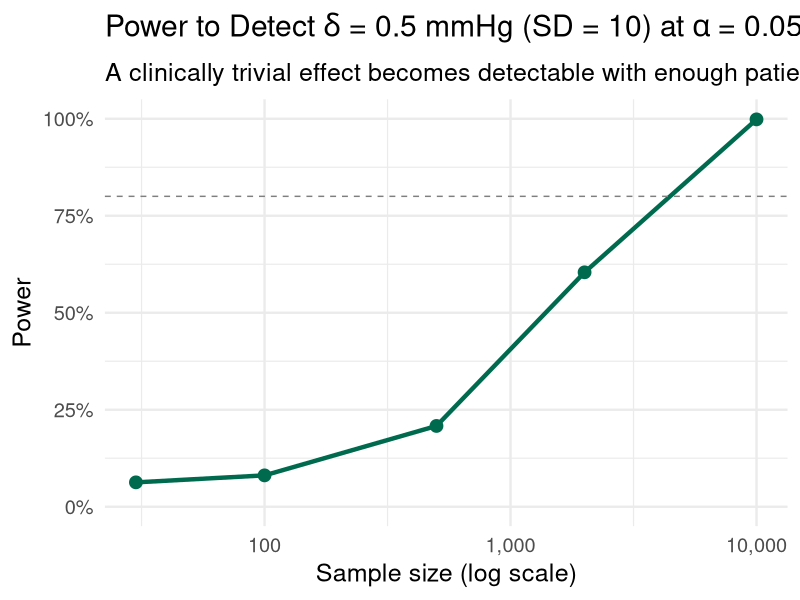
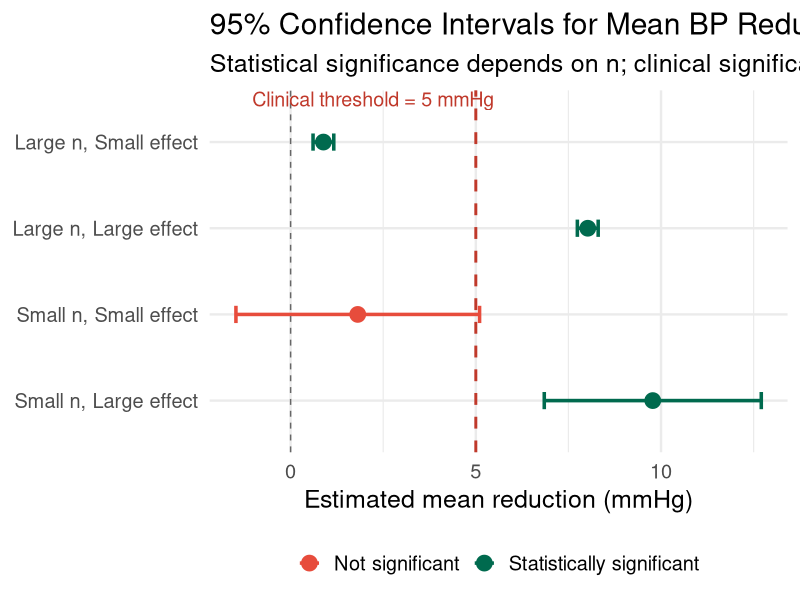
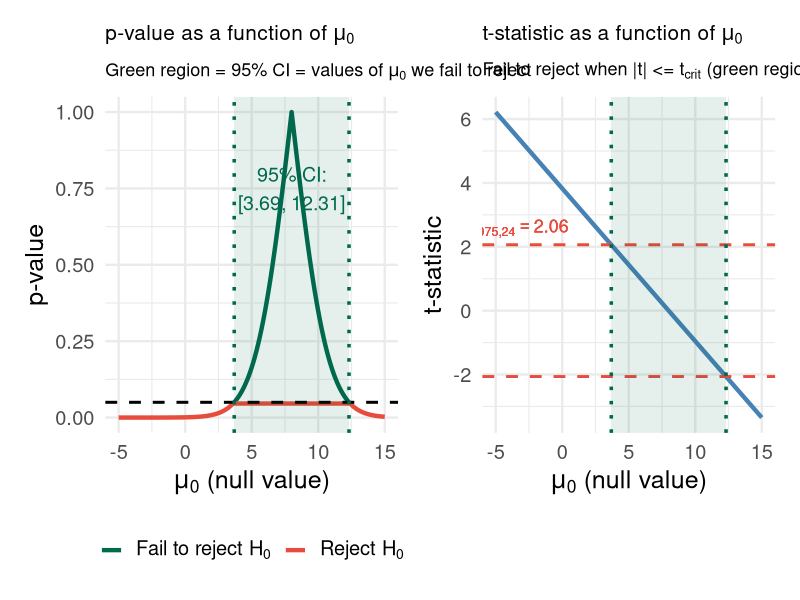
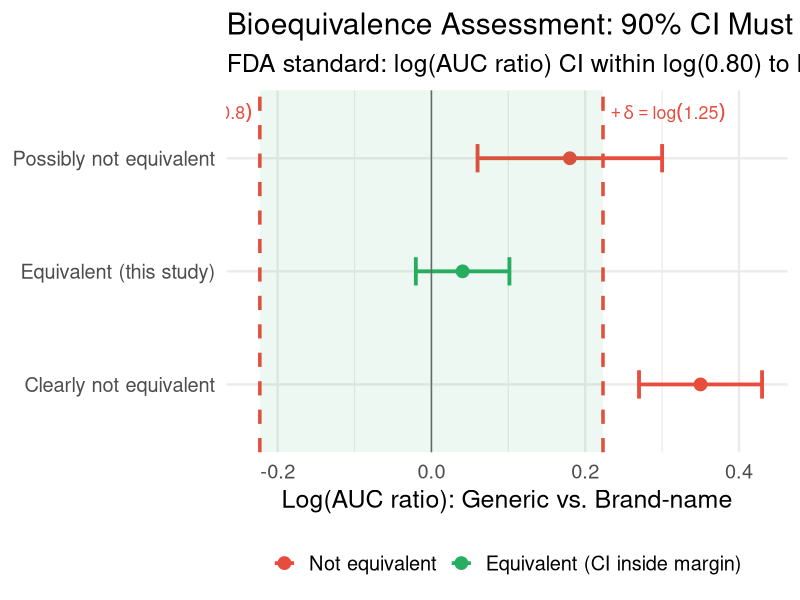
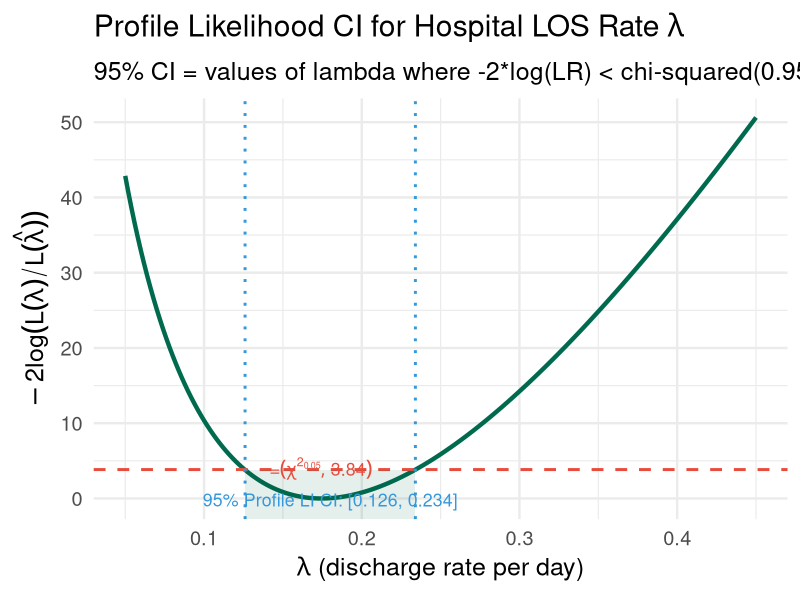
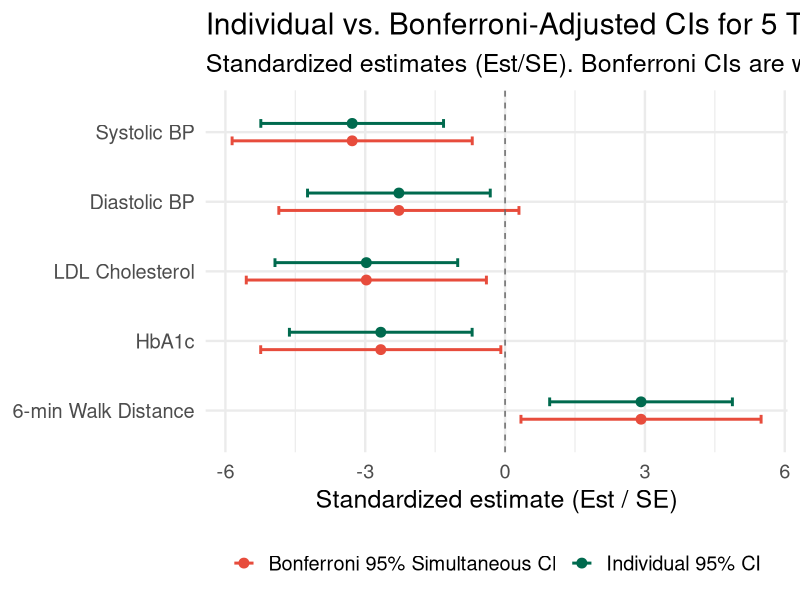

The R script that drew these images, in order:
## ---- chunk 1
#| label: setup
#| include: false
library(tidyverse)
library(broom)
library(patchwork)
set.seed(551)
theme_set(theme_minimal(base_size = 18))
## ---- chunk 2
#| echo: true
#| code-fold: true
#| fig-height: 7
#| fig-width: 14

# Simulate: true effect = delta (small), vary n
# Test H0: mu = 0 vs Ha: mu != 0
sim_pvals <- function(n, delta = 0.5, sigma = 10, B = 5000) {
  replicate(B, {
    x <- rnorm(n, mean = delta, sd = sigma)
    t.test(x, mu = 0)$p.value
  })
}

sample_sizes <- c(30, 100, 500, 2000, 10000)
results <- map_dfr(sample_sizes, function(n) {
  pvals <- sim_pvals(n, delta = 0.5, sigma = 10)
  tibble(n = n, power = mean(pvals < 0.05))
})

results |>
  ggplot(aes(x = n, y = power)) +
  geom_line(color = "#006a4e", linewidth = 1.5) +
  geom_point(size = 4, color = "#006a4e") +
  geom_hline(yintercept = 0.8, linetype = "dashed", color = "gray50") +
  scale_x_log10(labels = scales::comma) +
  scale_y_continuous(labels = scales::percent, limits = c(0, 1)) +
  labs(
    title = expression("Power to Detect " * delta * " = 0.5 mmHg (SD = 10) at " * alpha * " = 0.05"),
    subtitle = "A clinically trivial effect becomes detectable with enough patients",
    x = "Sample size (log scale)", y = "Power"
  )
## ---- chunk 3
#| echo: true
#| code-fold: true
#| fig-height: 8
#| fig-width: 14

# Simulate 4 scenarios: large/small n x large/small effect
scenarios <- tribble(
  ~n,     ~delta,  ~label,
  50,     8,       "Small n, Large effect",
  50,     1,       "Small n, Small effect",
  5000,   8,       "Large n, Large effect",
  5000,   1,       "Large n, Small effect"
)

set.seed(551)
scenario_results <- scenarios |>
  rowwise() |>
  mutate(
    data = list(rnorm(n, mean = delta, sd = 10)),
    test = list(t.test(data, mu = 0)),
    estimate = test$estimate,
    ci_low  = test$conf.int[1],
    ci_high = test$conf.int[2],
    pval = test$p.value,
    sig = pval < 0.05
  ) |>
  ungroup()

scenario_results |>
  mutate(
    label = factor(label, levels = scenarios$label),
    sig_label = ifelse(sig, "Statistically significant", "Not significant")
  ) |>
  ggplot(aes(x = label, y = estimate, color = sig_label)) +
  geom_point(size = 5) +
  geom_errorbar(aes(ymin = ci_low, ymax = ci_high), width = 0.2, linewidth = 1.2) +
  geom_hline(yintercept = 0, linetype = "dashed", color = "gray40") +
  geom_hline(yintercept = 5, linetype = "dashed", color = "#c0392b", linewidth = 1) +
  annotate("text", x = 4.5, y = 5.5, label = "Clinical threshold = 5 mmHg",
           color = "#c0392b", hjust = 1, size = 5) +
  scale_color_manual(values = c("Statistically significant" = "#006a4e",
                                "Not significant" = "#e74c3c")) +
  labs(
    title = "95% Confidence Intervals for Mean BP Reduction (mmHg)",
    subtitle = "Statistical significance depends on n; clinical significance depends on effect size",
    x = NULL, y = "Estimated mean reduction (mmHg)",
    color = NULL
  ) +
  coord_flip() +
  theme(legend.position = "bottom")
## ---- chunk 4
#| echo: true
p_control <- 0.045
p_treatment <- 0.032
RR  <- p_treatment / p_control
ARR <- p_control - p_treatment
NNT <- 1 / ARR

tibble(
  Measure = c("Risk (control)", "Risk (treatment)", 
              "Absolute Risk Reduction (ARR)", 
              "Relative Risk (RR)", 
              "Number Needed to Treat (NNT)"),
  Value = c(p_control, p_treatment, ARR, RR, NNT)
) |>
  mutate(Value = round(Value, 3)) |>
  knitr::kable(align = "lr")
## ---- chunk 5
#| echo: true
#| code-fold: true
#| fig-height: 9
#| fig-width: 14

# Observed data: blood pressure reduction (mmHg)
set.seed(42)
n <- 25
bp_data <- rnorm(n, mean = 6.5, sd = 8)

xbar <- mean(bp_data)
s    <- sd(bp_data)
se   <- s / sqrt(n)
df   <- n - 1
t_crit <- qt(0.975, df)

# 95% CI
ci_low  <- xbar - t_crit * se
ci_high <- xbar + t_crit * se

# For each null value mu0, compute t-statistic and p-value
test_grid <- tibble(mu0 = seq(-5, 15, by = 0.1)) |>
  mutate(
    t_stat = (xbar - mu0) / se,
    pval   = 2 * pt(-abs(t_stat), df = df),
    reject = pval < 0.05
  )

p1 <- test_grid |>
  ggplot(aes(x = mu0, y = pval, color = reject)) +
  geom_line(linewidth = 1.5) +
  geom_hline(yintercept = 0.05, linetype = "dashed", linewidth = 1) +
  geom_vline(xintercept = c(ci_low, ci_high), 
             linetype = "dotted", color = "#006a4e", linewidth = 1.2) +
  annotate("rect", xmin = ci_low, xmax = ci_high, ymin = -Inf, ymax = Inf,
           fill = "#006a4e", alpha = 0.1) +
  annotate("text", x = xbar, y = 0.75,
           label = sprintf("95%% CI:\n[%.2f, %.2f]", ci_low, ci_high),
           color = "#006a4e", size = 5) +
  scale_color_manual(
    values = c("TRUE" = "#e74c3c", "FALSE" = "#006a4e"),
    labels = c("TRUE" = expression("Reject " * H[0]),
               "FALSE" = expression("Fail to reject " * H[0]))
  ) +
  labs(
    title = expression("p-value as a function of " * mu[0]),
    subtitle = expression("Green region = 95% CI = values of " * mu[0] * " we fail to reject"),
    x = expression(mu[0] * " (null value)"),
    y = "p-value",
    color = NULL
  ) +
  theme(legend.position = "bottom",
        plot.title    = element_text(size = 15),
        plot.subtitle = element_text(size = 13))

p2 <- test_grid |>
  ggplot(aes(x = mu0, y = t_stat)) +
  geom_line(color = "steelblue", linewidth = 1.5) +
  geom_hline(yintercept = c(-t_crit, t_crit), linetype = "dashed",
             color = "#e74c3c", linewidth = 1) +
  geom_vline(xintercept = c(ci_low, ci_high),
             linetype = "dotted", color = "#006a4e", linewidth = 1.2) +
  annotate("rect", xmin = ci_low, xmax = ci_high, ymin = -Inf, ymax = Inf,
           fill = "#006a4e", alpha = 0.1) +
  annotate("text", x = -3.5, y = t_crit + 0.5,
           label = bquote(t[0.975*","*.(df)] == .(round(t_crit, 2))),
           color = "#e74c3c", size = 4.5) +
  labs(
    title = expression("t-statistic as a function of " * mu[0]),
    subtitle = expression("Fail to reject when |t| <= t"[crit] * " (green region)"),
    x = expression(mu[0] * " (null value)"),
    y = "t-statistic"
  ) +
  theme(plot.title    = element_text(size = 15),
        plot.subtitle = element_text(size = 13))

p1 + p2
## ---- chunk 6
#| echo: true
#| code-fold: true
#| fig-height: 6
#| fig-width: 13

# Bioequivalence example: generic vs. brand-name drug pharmacokinetics
# FDA requires AUC ratio within 80%-125% (log-scale: delta = log(1.25))
# Simulate log(AUC) differences
set.seed(123)
n_bio <- 30
delta <- log(1.25)  # equivalence margin on log scale

diff_data <- rnorm(n_bio, mean = 0.05, sd = 0.20)  # small true difference

xbar_d <- mean(diff_data)
s_d    <- sd(diff_data)
se_d   <- s_d / sqrt(n_bio)

# 90% CI (standard for bioequivalence, corresponding to TOST at alpha=0.05)
t90 <- qt(0.95, df = n_bio - 1)
ci90_low  <- xbar_d - t90 * se_d
ci90_high <- xbar_d + t90 * se_d

scenarios <- tibble(
  Scenario = c("Equivalent (this study)",
               "Possibly not equivalent",
               "Clearly not equivalent"),
  center = c(xbar_d, 0.18, 0.35),
  half_width = c(xbar_d - ci90_low, 0.12, 0.08)
) |>
  mutate(lo = center - half_width, hi = center + half_width,
         equiv = (lo > -delta) & (hi < delta))

ggplot(scenarios, aes(y = Scenario, x = center, color = equiv)) +
  geom_point(size = 4) +
  geom_errorbarh(aes(xmin = lo, xmax = hi), height = 0.25, linewidth = 1.3) +
  geom_vline(xintercept = c(-delta, delta), linetype = "dashed",
             color = "#e74c3c", linewidth = 1.2) +
  geom_vline(xintercept = 0, color = "gray40") +
  annotate("rect", xmin = -delta, xmax = delta, ymin = -Inf, ymax = Inf,
           fill = "#27ae60", alpha = 0.08) +
  annotate("text", x = delta + 0.01, y = 3.4,
           label = "+delta == log(1.25)", parse = TRUE,
           color = "#e74c3c", hjust = 0, size = 4.5) +
  annotate("text", x = -delta - 0.01, y = 3.4,
           label = "-delta == log(0.80)", parse = TRUE,
           color = "#e74c3c", hjust = 1, size = 4.5) +
  scale_color_manual(values = c("TRUE" = "#27ae60", "FALSE" = "#e74c3c"),
                     labels = c("TRUE" = "Equivalent (CI inside margin)",
                                "FALSE" = "Not equivalent")) +
  labs(
    title = "Bioequivalence Assessment: 90% CI Must Fall Within Equivalence Margins",
    subtitle = "FDA standard: log(AUC ratio) CI within log(0.80) to log(1.25)",
    x = "Log(AUC ratio): Generic vs. Brand-name",
    y = NULL, color = NULL
  ) +
  theme(legend.position = "bottom")
## ---- chunk 7
#| echo: true
# 15 measurements of drug plasma concentration (ng/mL)
set.seed(551)
conc <- rnorm(15, mean = 50, sd = 3.8)  # SD ≈ 3.8 (under QC limit)

n <- length(conc)
s2 <- var(conc)
df <- n - 1

# 95% two-sided CI for sigma^2
chi_upper <- qchisq(0.975, df)  # upper tail => lower bound of CI
chi_lower <- qchisq(0.025, df)  # lower tail => upper bound of CI

ci_var_low  <- df * s2 / chi_upper
ci_var_high <- df * s2 / chi_lower
ci_sd_low   <- sqrt(ci_var_low)
ci_sd_high  <- sqrt(ci_var_high)

cat("Sample variance:", round(s2, 3), "\n")
cat("Sample SD:", round(sqrt(s2), 3), "\n")
cat("95% CI for sigma^2: [", round(ci_var_low, 3), ",", round(ci_var_high, 3), "]\n")
cat("95% CI for sigma:   [", round(ci_sd_low, 3),  ",", round(ci_sd_high, 3),  "]\n")
cat("Upper bound for sigma:", round(ci_sd_high, 3), 
    "-- QC limit:", 5, "\n")
cat("Conclusion:", 
    ifelse(ci_sd_high < 5, "Pass QC (upper CI bound < 5)", "Fail QC"))
## ---- chunk 8
#| echo: true
#| code-fold: true
#| fig-height: 6
#| fig-width: 13
# Profile likelihood CI for exponential rate lambda
# Data: hospital length of stay (days)
set.seed(99)
los <- rexp(40, rate = 0.2)  # mean LOS = 5 days

log_lik <- function(lambda) {
  sum(dexp(los, rate = lambda, log = TRUE))
}

lambda_hat <- 1 / mean(los)
lmax       <- log_lik(lambda_hat)

lam_grid <- seq(0.05, 0.45, by = 0.002)
ll_vals  <- map_dbl(lam_grid, log_lik)
rel_ll   <- -2 * (ll_vals - lmax)

# chi-squared cutoff for 95% CI
cutoff <- qchisq(0.95, df = 1)

ci_lam <- range(lam_grid[rel_ll <= cutoff])

ggplot(tibble(lambda = lam_grid, rl = rel_ll), aes(x = lambda, y = rl)) +
  geom_line(color = "#006a4e", linewidth = 1.5) +
  geom_hline(yintercept = cutoff, linetype = "dashed", color = "#e74c3c", linewidth = 1) +
  geom_vline(xintercept = ci_lam, linetype = "dotted", color = "#3498db", linewidth = 1) +
  annotate("rect", xmin = ci_lam[1], xmax = ci_lam[2], ymin = -Inf, ymax = cutoff,
           fill = "#006a4e", alpha = 0.1) +
  annotate("text", x = lambda_hat, y = cutoff + 0.15,
           label = sprintf("chi^2[0.05,1] = %.2f", cutoff), parse = TRUE,
           color = "#e74c3c", size = 4.5) +
  annotate("text", x = mean(ci_lam), y = -0.2,
           label = sprintf("95%% Profile LI CI: [%.3f, %.3f]", ci_lam[1], ci_lam[2]),
           color = "#3498db", size = 4.5) +
  labs(
    title = expression("Profile Likelihood CI for Hospital LOS Rate " * lambda),
    subtitle = "95% CI = values of lambda where -2*log(LR) < chi-squared(0.95, df=1)",
    x = expression(lambda * " (discharge rate per day)"),
    y = expression(-2 * log(L(lambda) / L(hat(lambda))))
  )
## ---- chunk 9
#| echo: true
#| code-fold: true
#| fig-height: 8
#| fig-width: 14

# Clinical trial with 5 endpoints; simulate estimates and SEs
set.seed(551)
m <- 5
endpoints <- c("Systolic BP", "Diastolic BP", "LDL Cholesterol",
                "HbA1c", "6-min Walk Distance")
estimates <- c(-8.2, -4.1, -12.5, -0.4, 35.0)
se_vals   <- c(2.5, 1.8, 4.2, 0.15, 12.0)
units     <- c("mmHg", "mmHg", "mg/dL", "%", "meters")

# Unadjusted 95% CIs (z-based for simplicity)
z_ind <- qnorm(0.975)
# Bonferroni-adjusted 95% simultaneous CIs
z_bon <- qnorm(1 - 0.05 / (2 * m))

ci_df <- tibble(
  Endpoint = factor(endpoints, levels = rev(endpoints)),
  Est = estimates,
  SE  = se_vals,
  Unit = units,
  Est_std = estimates / se_vals  # standardize for display
) |>
  mutate(
    ci_lo_ind = Est_std - z_ind,
    ci_hi_ind = Est_std + z_ind,
    ci_lo_bon = Est_std - z_bon,
    ci_hi_bon = Est_std + z_bon
  ) |>
  pivot_longer(cols = starts_with("ci"),
               names_to = c("bound", "type"),
               names_pattern = "ci_(lo|hi)_(ind|bon)") |>
  pivot_wider(names_from = bound, values_from = value) |>
  mutate(Method = ifelse(type == "ind", "Individual 95% CI", "Bonferroni 95% Simultaneous CI"))

ggplot(ci_df, aes(y = Endpoint, x = Est_std, color = Method)) +
  geom_point(size = 3, position = position_dodge(width = 0.5)) +
  geom_errorbarh(aes(xmin = lo, xmax = hi), height = 0.25, linewidth = 1,
                 position = position_dodge(width = 0.5)) +
  geom_vline(xintercept = 0, linetype = "dashed", color = "gray40") +
  scale_color_manual(values = c("Individual 95% CI" = "#006a4e",
                                "Bonferroni 95% Simultaneous CI" = "#e74c3c")) +
  labs(
    title = "Individual vs. Bonferroni-Adjusted CIs for 5 Trial Endpoints",
    subtitle = "Standardized estimates (Est/SE). Bonferroni CIs are wider to control familywise coverage.",
    x = "Standardized estimate (Est / SE)",
    y = NULL, color = NULL
  ) +
  theme(legend.position = "bottom")
## ---- chunk 10
#| echo: true
# Exact binomial test
n_screen <- 200
x_pos    <- 170

binom_test <- binom.test(x_pos, n_screen, p = 0.80, alternative = "greater")
binom_test_two <- binom.test(x_pos, n_screen, p = 0.80, alternative = "two.sided")

cat("One-sided p-value:", round(binom_test$p.value, 5), "\n")
cat("95% lower bound for p:", round(binom_test$conf.int[1], 4), "\n")
cat("\nTwo-sided 95% CI for p: [",
    round(binom_test_two$conf.int[1], 4), ",",
    round(binom_test_two$conf.int[2], 4), "]\n")
cat("Duality check: 0.80 in two-sided CI?",
    binom_test_two$conf.int[1] <= 0.80 & 0.80 <= binom_test_two$conf.int[2])
## ---- chunk 11
#| echo: true
# Exact Poisson test
x_obs <- 3
mu_0  <- 5.0

# One-sided: lower-tailed (alternative: mu < 5)
p_lower <- ppois(x_obs, lambda = mu_0)
cat("P(X <= 3 | mu = 5):", round(p_lower, 5), "\n\n")

# 95% two-sided CI for mu via exact Poisson intervals
# Lower bound: qchisq(0.025, 2*x) / 2
# Upper bound: qchisq(0.975, 2*(x+1)) / 2
ci_low_pois  <- qchisq(0.025, 2 * x_obs) / 2
ci_high_pois <- qchisq(0.975, 2 * (x_obs + 1)) / 2

cat("Exact 95% CI for mu: [", round(ci_low_pois, 4), ",",
    round(ci_high_pois, 4), "]\n")
cat("mu_0 = 5 in CI?", ci_low_pois <= mu_0 & mu_0 <= ci_high_pois)
